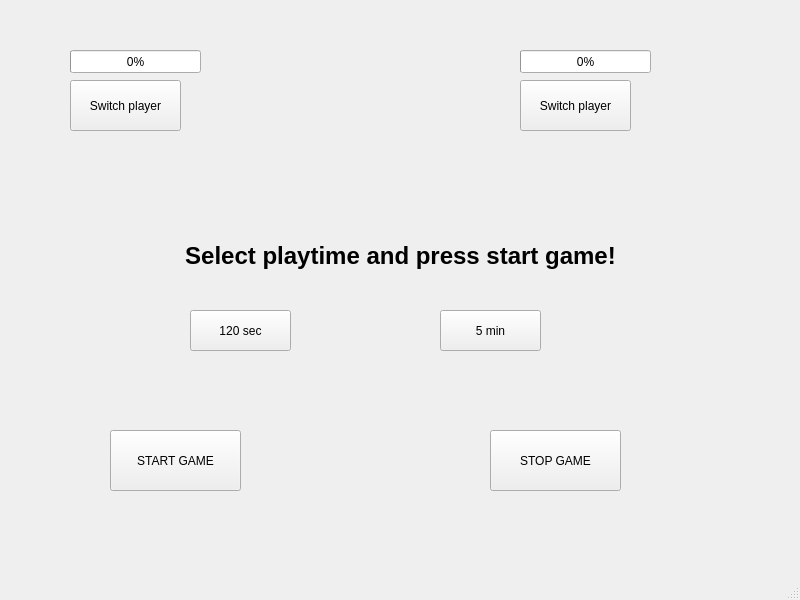
<?xml version="1.0" encoding="UTF-8"?>
<ui version="4.0">
 <class>MainWindow</class>
 <widget class="QMainWindow" name="MainWindow">
  <property name="geometry">
   <rect>
    <x>0</x>
    <y>0</y>
    <width>800</width>
    <height>600</height>
   </rect>
  </property>
  <property name="windowTitle">
   <string>MainWindow</string>
  </property>
  <widget class="QWidget" name="centralwidget">
   <widget class="QLabel" name="labelGameState">
    <property name="geometry">
     <rect>
      <x>160</x>
      <y>230</y>
      <width>481</width>
      <height>51</height>
     </rect>
    </property>
    <property name="font">
     <font>
      <pointsize>18</pointsize>
      <bold>true</bold>
     </font>
    </property>
    <property name="text">
     <string>Select playtime and press start game!</string>
    </property>
    <property name="alignment">
     <set>Qt::AlignCenter</set>
    </property>
   </widget>
   <widget class="QPushButton" name="btnTime1">
    <property name="geometry">
     <rect>
      <x>190</x>
      <y>310</y>
      <width>101</width>
      <height>41</height>
     </rect>
    </property>
    <property name="text">
     <string>120 sec</string>
    </property>
   </widget>
   <widget class="QPushButton" name="btnTime2">
    <property name="geometry">
     <rect>
      <x>440</x>
      <y>310</y>
      <width>101</width>
      <height>41</height>
     </rect>
    </property>
    <property name="text">
     <string>5 min</string>
    </property>
   </widget>
   <widget class="QPushButton" name="btnStart">
    <property name="geometry">
     <rect>
      <x>110</x>
      <y>430</y>
      <width>131</width>
      <height>61</height>
     </rect>
    </property>
    <property name="text">
     <string>START GAME</string>
    </property>
   </widget>
   <widget class="QPushButton" name="btnStop">
    <property name="geometry">
     <rect>
      <x>490</x>
      <y>430</y>
      <width>131</width>
      <height>61</height>
     </rect>
    </property>
    <property name="text">
     <string>STOP GAME</string>
    </property>
   </widget>
   <widget class="QPushButton" name="btnSwitch1">
    <property name="geometry">
     <rect>
      <x>70</x>
      <y>80</y>
      <width>111</width>
      <height>51</height>
     </rect>
    </property>
    <property name="text">
     <string>Switch player</string>
    </property>
   </widget>
   <widget class="QPushButton" name="btnSwitch2">
    <property name="geometry">
     <rect>
      <x>520</x>
      <y>80</y>
      <width>111</width>
      <height>51</height>
     </rect>
    </property>
    <property name="text">
     <string>Switch player</string>
    </property>
   </widget>
   <widget class="QProgressBar" name="pb1">
    <property name="geometry">
     <rect>
      <x>70</x>
      <y>50</y>
      <width>131</width>
      <height>23</height>
     </rect>
    </property>
    <property name="maximum">
     <number>100</number>
    </property>
    <property name="value">
     <number>0</number>
    </property>
   </widget>
   <widget class="QProgressBar" name="pb2">
    <property name="geometry">
     <rect>
      <x>520</x>
      <y>50</y>
      <width>131</width>
      <height>23</height>
     </rect>
    </property>
    <property name="value">
     <number>0</number>
    </property>
   </widget>
  </widget>
  <widget class="QMenuBar" name="menubar">
   <property name="geometry">
    <rect>
     <x>0</x>
     <y>0</y>
     <width>800</width>
     <height>22</height>
    </rect>
   </property>
  </widget>
  <widget class="QStatusBar" name="statusbar"/>
 </widget>
 <resources/>
 <connections/>
</ui>
